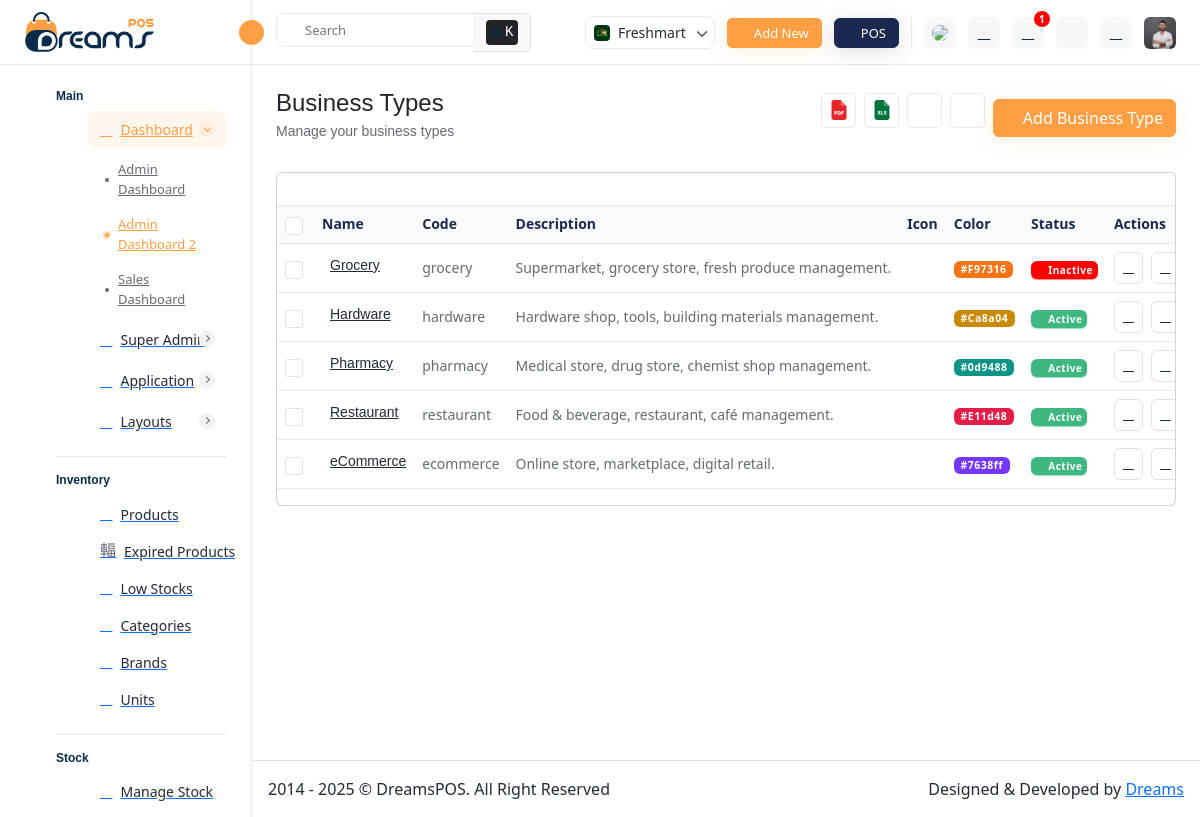
Page /core/business-types/ (signed in) on the committed database.
### core/models.py (models this page shows, shortened)
class BusinessType(models.Model):
    name = models.CharField(max_length=100, unique=True)
    code = models.CharField(max_length=50, unique=True)  # 'pharmacy','grocery','ecommerce'
    description = models.TextField(blank=True)
    icon = models.CharField(max_length=100, blank=True, help_text='Tabler icon class e.g. ti ti-pill')
    color = models.CharField(max_length=20, blank=True, help_text='CSS hex or variable e.g. #7638FF')
    is_active = models.BooleanField(default=True)
    created_at = models.DateTimeField(auto_now_add=True)
    class Meta:
        verbose_name = 'Business Type'
        verbose_name_plural = 'Business Types'
        ordering = ['name']

### core/views.py (the view, shortened to what this page needs)
# urls.py: path('business-types/', views.business_types, name='business_types'),
@login_required
def business_types(request):
    denied = _enforce_superadmin(request)
    if denied:
        return denied
    business_types = BusinessType.objects.all()
    return render(request, "core/business_types.html", { "business_types": business_types })

### core/context_processors.py (called while the page is built, shortened)
def global_context(request):
    ctx = {
        'current_store': None,
        'current_company': None,
        'user_role': None,
        'all_stores': [],
        'business_types': [],
        'subscription_status': None,
        'currency': 'INR',
        'currency_symbol': '₹',
        'invoice_prefix': 'INV',
        'user_permissions': {},
    }
    if not request.user.is_authenticated:
        return ctx
    if request.user.is_superuser:
        ctx['user_role'] = 'superadmin'
        ctx['business_types'] = BusinessType.objects.filter(is_active=True)
        return ctx

### core/views.py (called while the page is built)
def _enforce_superadmin(request):
    if not request.user.is_superuser:
        messages.error(request, 'Super Admin access required.')
        return redirect('accounts:login')
    return None

### core/templates/core/business_types.html (shortened to what this page needs)
{% extends 'core/core_base.html' %}
{% load static %}
{% block content %}
<div class="page-wrapper">
	<div class="content">
		<div class="page-header">
			<div class="add-item d-flex">
				<div class="page-title">
					<h4>Business Types</h4>
					<h6>Manage your business types</h6>
				</div>
			</div>
			<ul class="table-top-head">
				<li>
					<a data-bs-toggle="tooltip" data-bs-placement="top" title="Pdf"><img src="{% static 'assets/img/icons/pdf.svg' %}" alt="img"></a>
				</li>
				<li>
					<a data-bs-toggle="tooltip" data-bs-placement="top" title="Excel"><img src="{% static 'assets/img/icons/excel.svg' %}" alt="img"></a>
				</li>
				<li>
					<a data-bs-toggle="tooltip" data-bs-placement="top" title="Refresh"><i class="ti ti-refresh"></i></a>
				</li>
				<li>
					<a data-bs-toggle="tooltip" data-bs-placement="top" title="Collapse" id="collapse-header"><i class="ti ti-chevron-up"></i></a>
				</li>
			</ul>
			<div class="page-btn">
				<a href="#" class="btn btn-primary" data-bs-toggle="modal" data-bs-target="#add_business_type"><i class="ti ti-circle-plus me-1"></i>Add Business Type</a>
			</div>
		</div>
		<div class="card">
			<div class="card-header d-flex align-items-center justify-content-between flex-wrap row-gap-3">
				<div class="search-set">
					<div class="search-input">
						<span class="btn-searchset"><i class="ti ti-search fs-14 feather-search"></i></span>
					</div>
				</div>
			</div>
			<div class="card-body p-0">
				<div class="table-responsive">
					<table class="table datatable">
						<thead class="thead-light">
							<tr>
								<th class="no-sort">
									<div class="form-check form-check-md">
										<input class="form-check-input" type="checkbox" id="select-all">
									</div>
								</th>
								<th>Name</th>
								<th>Code</th>
								<th>Description</th>
								<th>Icon</th>
								<th>Color</th>
								<th>Status</th>
								<th class="no-sort">Actions</th>
							</tr>
						</thead>
						<tbody>
							{% for business_type in business_types %}
							<tr>
								<td>
									<div class="form-check form-check-md">
										<input class="form-check-input" type="checkbox">
									</div>
								</td>
								<td>
									<div class="d-flex align-items-center file-name-icon">
										<div class="ms-2">
											<h6 class="fw-medium"><a href="#">{{ business_type.name }}</a></h6>
										</div>
									</div>
								</td>
								<td>{{ business_type.code }}</td>
								<td>{{ business_type.description }}</td>
								<td>
									<div class="d-flex align-items-center justify-content-between">
										<p class="mb-0 me-2"><i class="{{ business_type.icon }}"></i></p>
									</div>
								</td>
								<td>
									<span class="badge"
										style="background-color: {{ business_type.color }};">
										{{ business_type.color }}
									</span>
								</td>
								<td>
									{% if business_type.is_active %}
									<span class="badge badge-success d-inline-flex align-items-center badge-xs">
										<i class="ti ti-point-filled me-1"></i>Active
									</span>
									{% else %}
									<span class="badge badge-danger d-inline-flex align-items-center badge-xs">
										<i class="ti ti-point-filled me-1"></i>Inactive
									</span>
									{% endif %}
								</td>
								<td>
									<div class="action-icon d-inline-flex align-items-center">
										<a href="#" class="p-2 d-flex align-items-center border rounded me-2"  data-bs-toggle="modal" data-bs-target="#company_detail" ><i class="ti ti-eye"></i></a>
										<a href="#" class="p-2 d-flex align-items-center border rounded me-2 edit-btn" data-bs-toggle="modal" data-bs-target="#edit_business_type" data-id="{{ business_type.id }}" data-name="{{ business_type.name }}" data-code="{{ business_type.code }}" data-description="{{ business_type.description }}" data-icon="{{ business_type.icon }}" data-color="{{ business_type.color }}" data-active="{{ business_type.is_active }}"> <i class="ti ti-edit"></i> </a>
									</div>
								</td>
							</tr>
							{% endfor %}
						</tbody>
					</table>
				</div>
			</div>
		</div>
	</div>
	<div class="footer d-sm-flex align-items-center justify-content-between border-top bg-white p-3">
		<p class="mb-0 text-gray-9">2014 - 2025 &copy; DreamsPOS. All Right Reserved</p>
		<p>Designed &amp; Developed by <a href="javascript:void(0);" class="text-primary">Dreams</a></p>
	</div>
</div>
{% endblock %}

### core/templates/core/core_base.html (shortened to what this page needs)
<!DOCTYPE html>
{% load static %}
<html lang="en" data-layout-mode="light_mode">
<head>
	<link rel="stylesheet" href="{% static 'assets/css/bootstrap.min.css' %}">
	<link rel="stylesheet" href="{% static 'assets/plugins/bootstrap-tagsinput/bootstrap-tagsinput.css' %}">
	<link rel="stylesheet" href="{% static 'assets/css/bootstrap-datetimepicker.min.css' %}">
	<link rel="stylesheet" href="{% static 'assets/css/dataTables.bootstrap5.min.css' %}">
	<link rel="stylesheet" href="{% static 'assets/css/animate.css' %}">
	<link rel="stylesheet" href="{% static 'assets/css/feather.css' %}">
	<link rel="stylesheet" href="{% static 'assets/plugins/select2/css/select2.min.css' %}">
	<link rel="stylesheet" href="{% static 'assets/plugins/quill/quill.snow.css' %}">
	<link rel="stylesheet" href="{% static 'assets/plugins/tabler-icons/tabler-icons.min.css' %}">
	<link rel="stylesheet" href="{% static 'assets/plugins/fontawesome/css/fontawesome.min.css' %}">
	<link rel="stylesheet" href="{% static 'assets/plugins/fontawesome/css/all.min.css' %}">
	<link rel="stylesheet" href="{% static 'assets/plugins/%40simonwep/pickr/themes/nano.min.css' %}">
	<link rel="stylesheet" href="{% static 'assets/css/style.css' %}">
  <link rel="stylesheet" href="{% static 'stock/assets/css/owl.carousel.min.css' %}">
  <link rel="stylesheet" href="{% static 'stock/assets/plugins/summernote/summernote-bs4.min.css' %}">
  <link rel="stylesheet" href="https://cdnjs.cloudflare.com/ajax/libs/font-awesome/6.0.0-beta3/css/all.min.css">
</head>
<body>
	{% if user.is_superuser %}
	<div class="main-wrapper">
		{% include 'core/includes/header.html' %}
		{% block content %}
		{% endblock %}
	</div>
	{% endif %}
	<link rel="stylesheet" href="https://cdn.jsdelivr.net/npm/alertifyjs@1.13.1/build/css/alertify.min.css" />
  <link rel="stylesheet" href="https://cdn.jsdelivr.net/npm/alertifyjs@1.13.1/build/css/themes/bootstrap.min.css" />
</body>
</html>

### core/templates/core/includes/header.html (shortened to what this page needs)
{% load static %}
		<div class="header">
			<div class="main-header">
				<ul class="nav user-menu">
					<li class="nav-item nav-searchinputs">
						<div class="top-nav-search">
							<form action="#" class="dropdown">
								<div class="searchinputs input-group dropdown-toggle" id="dropdownMenuClickable" data-bs-toggle="dropdown" data-bs-auto-close="outside">
									<input type="text" placeholder="Search">
									<div class="search-addon">
										<span><i class="ti ti-search"></i></span>
									</div>
									<span class="input-group-text">
										<kbd class="d-flex align-items-center"><img src="{% static 'assets/img/icons/command.svg' %}" alt="img" class="me-1">K</kbd>
									</span>
								</div>
							</form>
						</div>
					</li>
					<li class="nav-item dropdown has-arrow main-drop select-store-dropdown">
						<a href="javascript:void(0);" class="dropdown-toggle nav-link select-store"
							data-bs-toggle="dropdown">
							<span class="user-info">
								<span class="user-letter">
									<img src="{% static 'assets/img/store/store-01.png' %}" alt="Store Logo" class="img-fluid">
								</span>
								<span class="user-detail">
									<span class="user-name">Freshmart</span>
								</span>
							</span>
						</a>
					</li>
					<li class="nav-item dropdown link-nav">
						<a href="javascript:void(0);" class="btn btn-primary btn-md d-inline-flex align-items-center" data-bs-toggle="dropdown">
							<i class="ti ti-circle-plus me-1"></i>Add New
						</a>
					</li>
					<li class="nav-item pos-nav">
						<a href="pos.html" class="btn btn-dark btn-md d-inline-flex align-items-center">
							<i class="ti ti-device-laptop me-1"></i>POS
						</a>
					</li>
					<li class="nav-item dropdown has-arrow flag-nav nav-item-box">
						<a class="nav-link dropdown-toggle" data-bs-toggle="dropdown" href="javascript:void(0);"
							role="button">
							<img src="{% static 'assets/img/flags/us-flag.svg' %}" alt="Language" class="img-fluid">
						</a>
					</li>
					<li class="nav-item nav-item-box">
						<a href="javascript:void(0);" id="btnFullscreen">
							<i class="ti ti-maximize"></i>
						</a>
					</li>
					<li class="nav-item nav-item-box">
						<a href="email.html">
							<i class="ti ti-mail"></i>
							<span class="badge rounded-pill">1</span>
						</a>
					</li>
					<li class="nav-item dropdown nav-item-box">
						<a href="javascript:void(0);" class="dropdown-toggle nav-link" data-bs-toggle="dropdown">
							<i class="ti ti-bell"></i>
						</a>
					</li>
					<li class="nav-item nav-item-box">
						<a href="general-settings.html"><i class="ti ti-settings"></i></a>
					</li>
					<li class="nav-item dropdown has-arrow main-drop profile-nav">
						<a href="javascript:void(0);" class="nav-link userset" data-bs-toggle="dropdown">
							<span class="user-info p-0">
								<span class="user-letter">
									<img src="{% static 'assets/img/profiles/avator1.jpg' %}" alt="Img" class="img-fluid">
								</span>
							</span>
						</a>
					</li>
				</ul>
			</div>
		</div>
		<div class="sidebar" id="sidebar">
			<div class="sidebar-logo">
				<a href="index.html" class="logo logo-normal">
					<img src="{% static 'assets/img/logo.svg' %}" alt="Img">
				</a>
				<a id="toggle_btn" href="javascript:void(0);">
					<i data-feather="chevrons-left" class="feather-16"></i>
				</a>
			</div>
			<div class="sidebar-inner slimscroll">
				<div id="sidebar-menu" class="sidebar-menu">
					<ul>
						<li class="submenu-open">
							<h6 class="submenu-hdr">Main</h6>
							<ul>
								<li class="submenu">
									<a href="javascript:void(0);" class="subdrop active"><i class="ti ti-layout-grid fs-16 me-2"></i><span>Dashboard</span><span class="menu-arrow"></span></a>
									<ul>
										<li><a href="index.html">Admin Dashboard</a></li>
										<li><a href="admin-dashboard.html" class="active">Admin Dashboard 2</a></li>
										<li><a href="sales-dashboard.html">Sales Dashboard</a></li>
									</ul>
								</li>
								<li class="submenu">
									<a href="javascript:void(0);"><i class="ti ti-user-edit fs-16 me-2"></i><span>Super Admin</span><span class="menu-arrow"></span></a>
								</li>
								<li class="submenu">
									<a href="javascript:void(0);"><i class="ti ti-brand-apple-arcade fs-16 me-2"></i><span>Application</span><span class="menu-arrow"></span></a>
								</li>
								<li class="submenu">
									<a href="javascript:void(0);"><i class="ti ti-layout-sidebar-right-collapse fs-16 me-2"></i><span>Layouts</span><span class="menu-arrow"></span></a>
								</li>
							</ul>
						</li>
						<li class="submenu-open">
							<h6 class="submenu-hdr">Inventory</h6>
							<ul>
								<li><a href="{% url 'pharmacy:product_list' %}"><i class="ti ti-box fs-16 me-2"></i><span>Products</span></a></li>
								<li><a href="expired-products.html"><i class="ti ti-progress-alert fs-16 me-2"></i><span>Expired Products</span></a></li>
								<li><a href="low-stocks.html"><i class="ti ti-trending-up-2 fs-16 me-2"></i><span>Low Stocks</span></a></li>
								<li><a href="{% url 'pharmacy:categories' %}"><i class="ti ti-list-details fs-16 me-2"></i><span>Categories</span></a></li>
								<li><a href="{% url 'pharmacy:brands' %}"><i class="ti ti-triangles fs-16 me-2"></i><span>Brands</span></a></li>
								<li><a href="{% url 'pharmacy:units' %}"><i class="ti ti-brand-unity fs-16 me-2"></i><span>Units</span></a></li>
							</ul>
						</li>
						<li class="submenu-open">
							<h6 class="submenu-hdr">Stock</h6>
							<ul>
								<li><a href="{% url 'pharmacy:manage_stock' %}"><i class="ti ti-stack-3 fs-16 me-2"></i><span>Manage Stock</span></a></li>
								<li><a href="#"><span>Stock Adjustment</span></a></li>
							</ul>
						</li>
					</ul>
				</div>
			</div>
		</div>

### static/assets/css/feather.css (style rules this page uses)
[class^="feather-"], [class*=" feather-"] { font-family: 'feather' !important; speak: none; font-style: normal; font-weight: normal; font-variant: normal; text-transform: none; line-height: 1; -webkit-font-smoothing: antialiased; -moz-osx-font-smoothing: grayscale; }
.feather-search:before { content: "\e9c1"; }

### rows in the picture
BusinessType: name "Grocery", code "grocery", description "Supermarket, grocery store, fresh produce management.", color "#f97316", is_active "Inactive"
BusinessType: name "Hardware", code "hardware", description "Hardware shop, tools, building materials management.", color "#ca8a04", is_active "Active"
BusinessType: name "Pharmacy", code "pharmacy", description "Medical store, drug store, chemist shop management.", color "#0d9488", is_active "Active"
BusinessType: name "Restaurant", code "restaurant", description "Food & beverage, restaurant, café management.", color "#e11d48", is_active "Active"
BusinessType: name "eCommerce", code "ecommerce", description "Online store, marketplace, digital retail.", color "#7638ff", is_active "Active"
